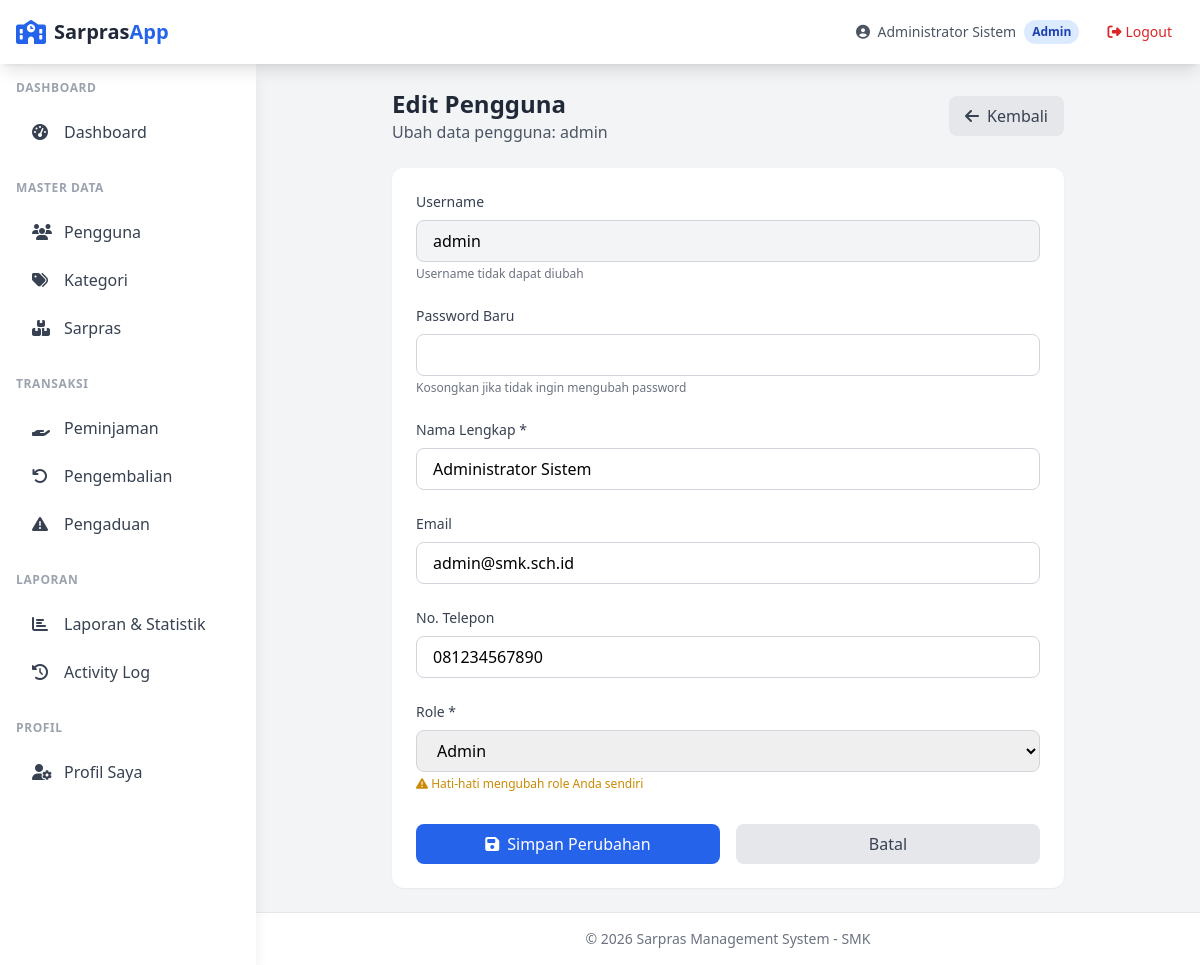
/admin/users/edit.php?id=1 (signed in), run on the app's committed database.
### tables this page shows
CREATE TABLE users (
    id INT AUTO_INCREMENT PRIMARY KEY,
    username VARCHAR(50) NOT NULL UNIQUE,
    password VARCHAR(255) NOT NULL,
    email VARCHAR(100),
    nama_lengkap VARCHAR(100) NOT NULL,
    role ENUM('admin', 'petugas', 'user') NOT NULL DEFAULT 'user',
    phone VARCHAR(20),
    created_at TIMESTAMP DEFAULT CURRENT_TIMESTAMP,
    updated_at TIMESTAMP DEFAULT CURRENT_TIMESTAMP ON UPDATE CURRENT_TIMESTAMP
);

### includes/auth.php (called while the page is built, shortened)
<?php
require_once __DIR__ . '/../config/database.php';
function isLoggedIn()
{
    return isset($_SESSION['user_id']) && !empty($_SESSION['user_id']);
}
function getCurrentUser()
{
    return [
        'id' => $_SESSION['user_id'],
        'username' => $_SESSION['username'],
        'nama_lengkap' => $_SESSION['nama_lengkap'],
        'role' => $_SESSION['role']
    ];
}

### config/database.php (called while the page is built, shortened)
<?php
function getConnection() {
    static $pdo = null;
    if ($pdo === null) {
        try {
            $dsn = "mysql:host=" . DB_HOST . ";dbname=" . DB_NAME . ";charset=" . DB_CHARSET;
            $options = [
                PDO::ATTR_ERRMODE => PDO::ERRMODE_EXCEPTION,
                PDO::ATTR_DEFAULT_FETCH_MODE => PDO::FETCH_ASSOC,
                PDO::ATTR_EMULATE_PREPARES => false,
            ];
            $pdo = new PDO($dsn, DB_USER, DB_PASS, $options);
        } catch (PDOException $e) {
            die("Database connection failed: " . $e->getMessage());
        }
    }
    return $pdo;
}
function query($sql, $params = []) {
    $pdo = getConnection();
    $stmt = $pdo->prepare($sql);
    $stmt->execute($params);
    return $stmt;
}
function fetch($sql, $params = []) {
    return query($sql, $params)->fetch();
}

### includes/functions.php (called while the page is built, shortened)
<?php
function e($string)
{
    return htmlspecialchars($string ?? '', ENT_QUOTES, 'UTF-8');
}

### admin/users/edit.php (the view, shortened to what this page needs)
<?php
require_once __DIR__ . '/../../includes/auth.php';
require_once __DIR__ . '/../../includes/functions.php';
$id = intval($_GET['id'] ?? 0);
$user = fetch("SELECT * FROM users WHERE id = ?", [$id]);
require_once __DIR__ . '/../../includes/header.php';
?>
<div class="max-w-2xl mx-auto">
    <div class="flex items-center justify-between mb-6">
        <div>
            <h1 class="text-2xl font-bold text-gray-800">Edit Pengguna</h1>
            <p class="text-gray-600">Ubah data pengguna: <?= e($user['username']) ?></p>
        </div>
        <a href="index.php" class="inline-flex items-center px-4 py-2 bg-gray-200 text-gray-700 rounded-lg hover:bg-gray-300 transition">
            <i class="fas fa-arrow-left mr-2"></i>Kembali
        </a>
    </div>
    <div class="bg-white rounded-xl shadow-sm p-6">
        <form method="POST" action="">
            <div class="space-y-6">
                <div>
                    <label class="block text-sm font-medium text-gray-700 mb-2">Username</label>
                    <input type="text" value="<?= e($user['username']) ?>"
                        class="w-full px-4 py-2 bg-gray-100 border border-gray-300 rounded-lg" disabled>
                    <p class="text-xs text-gray-500 mt-1">Username tidak dapat diubah</p>
                </div>
                <div>
                    <label class="block text-sm font-medium text-gray-700 mb-2">Password Baru</label>
                    <input type="password" name="new_password"
                        class="w-full px-4 py-2 border border-gray-300 rounded-lg focus:ring-2 focus:ring-blue-500 focus:border-blue-500"
                        minlength="6">
                    <p class="text-xs text-gray-500 mt-1">Kosongkan jika tidak ingin mengubah password</p>
                </div>
                <div>
                    <label class="block text-sm font-medium text-gray-700 mb-2">Nama Lengkap *</label>
                    <input type="text" name="nama_lengkap" value="<?= e($_POST['nama_lengkap'] ?? $user['nama_lengkap']) ?>"
                        class="w-full px-4 py-2 border border-gray-300 rounded-lg focus:ring-2 focus:ring-blue-500 focus:border-blue-500"
                        required>
                </div>
                <div>
                    <label class="block text-sm font-medium text-gray-700 mb-2">Email</label>
                    <input type="email" name="email" value="<?= e($_POST['email'] ?? $user['email']) ?>"
                        class="w-full px-4 py-2 border border-gray-300 rounded-lg focus:ring-2 focus:ring-blue-500 focus:border-blue-500">
                </div>
                <div>
                    <label class="block text-sm font-medium text-gray-700 mb-2">No. Telepon</label>
                    <input type="text" name="phone" value="<?= e($_POST['phone'] ?? $user['phone']) ?>"
                        class="w-full px-4 py-2 border border-gray-300 rounded-lg focus:ring-2 focus:ring-blue-500 focus:border-blue-500">
                </div>
                <div>
                    <label class="block text-sm font-medium text-gray-700 mb-2">Role *</label>
                    <select name="role" class="w-full px-4 py-2 border border-gray-300 rounded-lg focus:ring-2 focus:ring-blue-500 focus:border-blue-500" required>
                        <?php $selectedRole = $_POST['role'] ?? $user['role']; ?>
                        <option value="admin" <?= $selectedRole === 'admin' ? 'selected' : '' ?>>Admin</option>
                    </select>
                    <?php if ($id == getCurrentUser()['id']): ?>
                        <p class="text-xs text-yellow-600 mt-1"><i class="fas fa-exclamation-triangle"></i> Hati-hati mengubah role Anda sendiri</p>
                    <?php endif; ?>
                </div>
            </div>
            <div class="mt-8 flex gap-4">
                <button type="submit" class="flex-1 py-2 px-4 bg-blue-600 text-white font-medium rounded-lg hover:bg-blue-700 transition">
                    <i class="fas fa-save mr-2"></i>Simpan Perubahan
                </button>
                <a href="index.php" class="flex-1 py-2 px-4 bg-gray-200 text-gray-700 font-medium rounded-lg hover:bg-gray-300 transition text-center">
                    Batal
                </a>
            </div>
        </form>
    </div>
</div>
<?php require_once __DIR__ . '/../../includes/footer.php'; ?>

### includes/header.php (shortened to what this page needs)
<?php
$currentUser = getCurrentUser();
$currentRole = $currentUser['role'] ?? '';
?>
<!DOCTYPE html>
<html lang="id">
<head>
    <script src="https://cdn.tailwindcss.com"></script>
    <link rel="stylesheet" href="https://cdnjs.cloudflare.com/ajax/libs/font-awesome/6.4.0/css/all.min.css">
</head>
<body class="bg-gray-100 min-h-screen">
    <?php if (isLoggedIn()): ?>
        <nav class="bg-white shadow-lg fixed w-full z-50">
            <div class="max-w-full mx-auto px-4">
                <div class="flex justify-between h-16">
                    <div class="flex items-center">
                        <a href="/sarpras_lagi/" class="flex items-center ml-2 lg:ml-0">
                            <i class="fas fa-school text-primary-600 text-2xl mr-2"></i>
                            <span class="font-bold text-xl text-gray-800">Sarpras<span class="text-primary-600">App</span></span>
                        </a>
                    </div>
                    <div class="flex items-center space-x-4">
                        <div class="hidden sm:flex items-center space-x-2">
                            <span class="text-sm text-gray-600">
                                <i class="fas fa-user-circle mr-1"></i>
                                <?= e($currentUser['nama_lengkap']) ?>
                            </span>
                            <span class="px-2 py-1 text-xs font-semibold rounded-full bg-primary-100 text-primary-800">
                                <?= ucfirst($currentRole) ?>
                            </span>
                        </div>
                        <a href="/sarpras_lagi/logout.php" class="flex items-center px-3 py-2 text-sm text-red-600 hover:bg-red-50 rounded-lg transition">
                            <i class="fas fa-sign-out-alt mr-1"></i>
                            <span class="hidden sm:inline">Logout</span>
                        </a>
                    </div>
                </div>
            </div>
        </nav>
        <div class="flex pt-16">
            <aside id="sidebar" class="fixed left-0 top-16 h-[calc(100vh-4rem)] w-64 bg-white shadow-lg transform -translate-x-full lg:translate-x-0 transition-transform duration-300 ease-in-out z-40 overflow-y-auto">
                <nav class="p-4">
                    <?php if ($currentRole === 'admin'): ?>
                        <div class="mb-6">
                            <p class="text-xs font-semibold text-gray-400 uppercase tracking-wider mb-3">Dashboard</p>
                            <a href="/sarpras_lagi/admin/dashboard.php" class="sidebar-link flex items-center px-4 py-3 text-gray-700 hover:bg-gray-50 rounded-lg transition">
                                <i class="fas fa-tachometer-alt w-5 mr-3"></i>
                                Dashboard
                            </a>
                        </div>
                        <div class="mb-6">
                            <p class="text-xs font-semibold text-gray-400 uppercase tracking-wider mb-3">Master Data</p>
                            <a href="/sarpras_lagi/admin/users/" class="sidebar-link flex items-center px-4 py-3 text-gray-700 hover:bg-gray-50 rounded-lg transition">
                                <i class="fas fa-users w-5 mr-3"></i>
                                Pengguna
                            </a>
                            <a href="/sarpras_lagi/admin/kategori/" class="sidebar-link flex items-center px-4 py-3 text-gray-700 hover:bg-gray-50 rounded-lg transition">
                                <i class="fas fa-tags w-5 mr-3"></i>
                                Kategori
                            </a>
                            <a href="/sarpras_lagi/admin/sarpras/" class="sidebar-link flex items-center px-4 py-3 text-gray-700 hover:bg-gray-50 rounded-lg transition">
                                <i class="fas fa-boxes w-5 mr-3"></i>
                                Sarpras
                            </a>
                        </div>
                        <div class="mb-6">
                            <p class="text-xs font-semibold text-gray-400 uppercase tracking-wider mb-3">Transaksi</p>
                            <a href="/sarpras_lagi/admin/peminjaman/" class="sidebar-link flex items-center px-4 py-3 text-gray-700 hover:bg-gray-50 rounded-lg transition">
                                <i class="fas fa-hand-holding w-5 mr-3"></i>
                                Peminjaman
                            </a>
                            <a href="/sarpras_lagi/admin/pengembalian/" class="sidebar-link flex items-center px-4 py-3 text-gray-700 hover:bg-gray-50 rounded-lg transition">
                                <i class="fas fa-undo w-5 mr-3"></i>
                                Pengembalian
                            </a>
                            <a href="/sarpras_lagi/admin/pengaduan/" class="sidebar-link flex items-center px-4 py-3 text-gray-700 hover:bg-gray-50 rounded-lg transition">
                                <i class="fas fa-exclamation-triangle w-5 mr-3"></i>
                                Pengaduan
                            </a>
                        </div>
                        <div class="mb-6">
                            <p class="text-xs font-semibold text-gray-400 uppercase tracking-wider mb-3">Laporan</p>
                            <a href="/sarpras_lagi/admin/laporan/" class="sidebar-link flex items-center px-4 py-3 text-gray-700 hover:bg-gray-50 rounded-lg transition">
                                <i class="fas fa-chart-bar w-5 mr-3"></i>
                                Laporan & Statistik
                            </a>
                            <a href="/sarpras_lagi/admin/laporan/activity_log.php" class="sidebar-link flex items-center px-4 py-3 text-gray-700 hover:bg-gray-50 rounded-lg transition">
                                <i class="fas fa-history w-5 mr-3"></i>
                                Activity Log
                            </a>
                        </div>
                    <?php endif; ?>
                    <div class="mb-6">
                        <p class="text-xs font-semibold text-gray-400 uppercase tracking-wider mb-3">Profil</p>
                        <a href="/sarpras_lagi/profile.php" class="sidebar-link flex items-center px-4 py-3 text-gray-700 hover:bg-gray-50 rounded-lg transition">
                            <i class="fas fa-user-cog w-5 mr-3"></i>
                            Profil Saya
                        </a>
                    </div>
                </nav>
            </aside>
            <main class="flex-1 lg:ml-64 p-6">
            <?php endif; ?>

### data on the page
users: nama_lengkap "Administrator Sistem", role "Admin", username "admin", email "admin@smk.sch.id", phone "081234567890"
